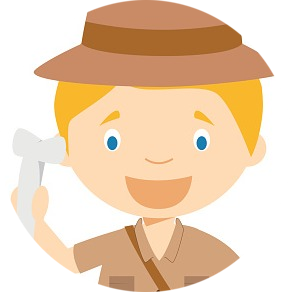
#> input picture img2.jpg, 292 x 292 px
$ python filter.py
#> lines starting #> are read from the running program, lines starting #| are printed output that depends on the picture; after the words box and inside, x2 and y2 are one past the last pixel; in counts of white or black regions, pixels touching at a corner belong together
from PIL import Image
import numpy as np
from itertools import product


def get_middle(i, j):
    """Возвращает среднее значение для пикселя(i, j) размера sizeX,sizeY

       :param i: номер строки
       :type i: int
       :param j: номер столбца
       :type j: int

       :rtype: float
       :return: среднее значение
       >>>:get_middle(14,5)
       19.0
       >>>:get_middle(100,209)
       182.0
       >>>:get_middle(5,70)
       20.0
       """
    s = 0
    for n, n1 in product(range(i, i + sizeX), range(j, j + sizeY)):
        for a in range(0, len(matrix[int(n)][int(n1)])):
            if n >= x or n1 >= y:
                break
            s += int(matrix[int(n)][int(n1)][a])
    return int(s // (sizeX * sizeY)) / 3


def get_color(i, j):
    """Заполняет матричное представление изображения размера sizeX,sizeY числовыми значениями цветов
    с градацией серого gradation для соседей пикселя

        :param i: номер строки
        :type i: int
        :param j: номер столбца
        :type j: int
        """
    s = get_middle(i, j)
    step = 255 / gradation
    for n, n1 in product(range(i, i + sizeX), range(j, j + sizeY)):
        for a in range(0, 3):
            if n >= x or n1 >= y:
                break
            matrix[n, n1][a] = int(s // step) * step


def get_mosaic():
    """Заполняет матричное представление изображения размера sizeX,sizeY числовыми значениями цветов
    с градацией серого gradation

        :param i: номер строки
        :type i: int
        :param j: номер столбца
        :type j: int
        """
    [[get_color(i, j) for j in range(0, y, sizeY)] for i in range(0, x, sizeX)]
    res = Image.fromarray(matrix)
    res.save(newImg)


print('Введите имя исходного изображения')
img = Image.open(input())
#> the answer given: img2.jpg
#> img is the input picture: PIL image 292x292 RGBA; mean R, G, B, A 184.7, 157.8, 130.1, 200.3
matrix = np.array(img)
x = len(matrix)
#> x = 292
y = len(matrix[1])
#> y = 292
print('Введите имя нового изображения')
newImg = input()
#> the answer given: img2.jpg
print('Введите высоту мозайки')
sizeX = int(input())
#> the answer given: 100
print('Введите ширину мозайки')
sizeY = int(input())
#> the answer given: 100
print('Введите количество градаций серого')
gradation = int(input())
#> the answer given: 3
get_mosaic()
#> after the loop in get_middle, `for n, n1 in product(range(i, i + sizeX), range(j, j + sizeY)):`: s = 4788350
#> in get_color, `s = get_middle(i, j)`: s = 159.3
#> after the loop in get_color, `for n, n1 in product(range(i, i + sizeX), range(j, j + sizeY)):`:
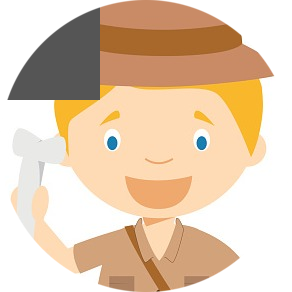
#> matrix: shape (292, 292, 4); 11.73% of pixels changed, all inside (x1, y1, x2, y2) = (0, 0, 100, 100); transparent parts drawn white
#> call 2 of get_color, with i = 0, j = 100
#> in get_color (call 2), `s = get_middle(i, j)`: s = 223
#> after the loop in get_color (call 2), `for n, n1 in product(range(i, i + sizeX), range(j, j + sizeY)):`:
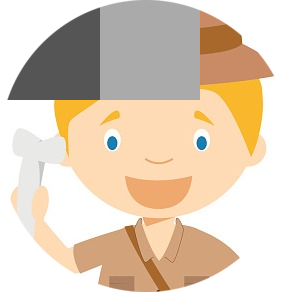
#> matrix: shape (292, 292, 4); 11.73% of pixels changed, all inside (x1, y1, x2, y2) = (100, 0, 200, 100); transparent parts drawn white
#> (the run stopped early here; a loop or call above may not have finished)
